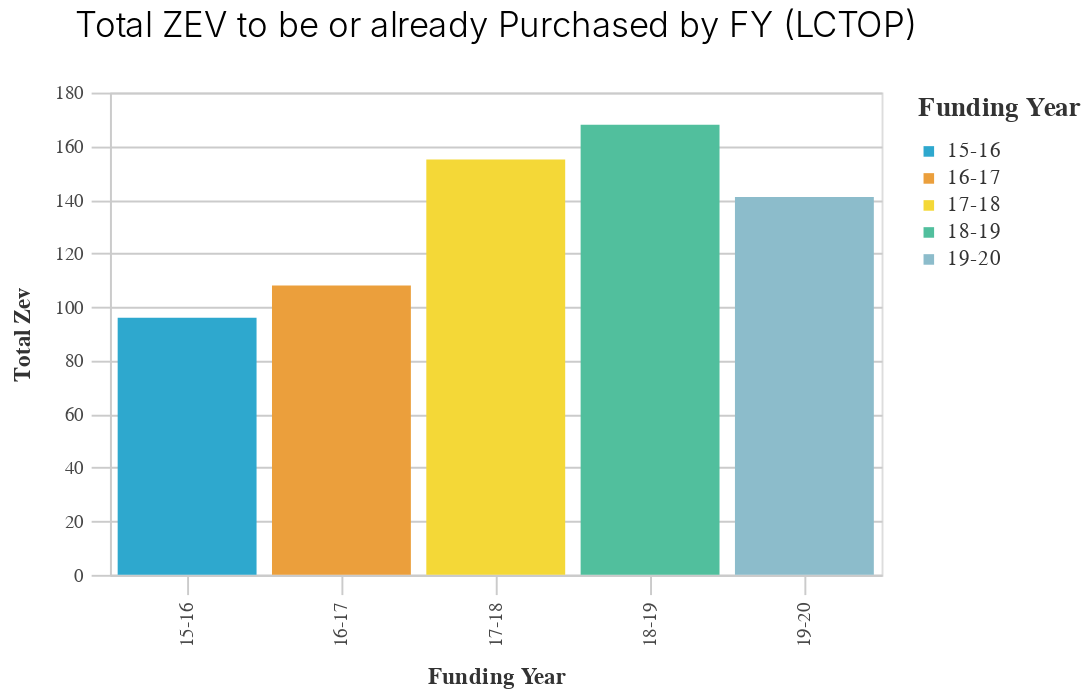

Notebook cell for this chart:
### Code cell
A6_zev.basic_bar_chart(
    lctop_summary.iloc[:-1],
    "Funding Year",
    "Total ZEV",
    "Funding Year",
    "Total ZEV to be or already Purchased by FY (LCTOP)",
)

### Figure 1 — Vega-Lite specification as saved in the notebook (floating-point values rounded to 4 significant figures)
{"config": {"view": {"continuousWidth": 300, "continuousHeight": 300}, "axis": {"domainColor": "#cbcbcb", "grid": true, "gridColor": "#cbcbcb", "gridWidth": 1, "labelColor": "#474747", "labelFont": "Nunito Sans", "labelFontSize": 10, "labelPadding": 4, "tickColor": "#cbcbcb", "tickSize": 10, "titleColor": "#333", "titleFont": "Raleway", "titleFontSize": 12, "titlePadding": 10}, "axisBand": {"grid": false}, "background": "white", "font": "Raleway", "header": {"labelFont": "Nunito Sans", "titleFont": "Raleway"}, "legend": {"labelColor": "#333", "labelFont": "Nunito Sans", "labelFontSize": 11, "labelLimit": 0, "padding": 1, "symbolSize": 30, "symbolType": "square", "titleColor": "#333", "titleFont": "Raleway", "titleFontSize": 14, "titlePadding": 10}, "title": {"anchor": "middle", "font": "Raleway", "fontSize": 18, "fontWeight": 300, "offset": 20}}, "data": {"name": "data-b35d67ce099972865b04d16253bf904c"}, "mark": {"type": "bar"}, "encoding": {"color": {"field": "Funding Year", "legend": {"title": "Funding Year"}, "scale": {"range": ["#2EA8CE", "#EB9F3C", "#F4D837", "#51BF9D", "#8CBCCB", "#9487C0"]}, "type": "nominal"}, "tooltip": [{"field": "Funding Year", "type": "nominal"}, {"field": "Total ZEV", "type": "quantitative"}], "x": {"field": "Funding Year", "title": "Funding Year", "type": "nominal"}, "y": {"field": "Total ZEV", "sort": "-x", "title": "Total Zev", "type": "quantitative"}}, "height": 250, "title": "Total ZEV to be or already Purchased by FY (LCTOP)", "width": 400, "$schema": "https://vega.github.io/schema/vega-lite/v5.8.0.json", "datasets": {"data-b35d67ce099972865b04d16253bf904c": [{"Funding Year": "15-16", "Total Amount Awarded": "$13016240.0", "Total Lctop Funds": "$0.0", "Total ZEV": 96, "Total ZEV Projects": 14, "Total Projects in Cycle": 132, "Percent of Projects that are ZEV Adjacent": 0.1061}, {"Funding Year": "16-17", "Total Amount Awarded": "$4334392.0", "Total Lctop Funds": "$25272395.0", "Total ZEV": 108, "Total ZEV Projects": 14, "Total Projects in Cycle": 126, "Percent of Projects that are ZEV Adjacent": 0.1111}, {"Funding Year": "17-18", "Total Amount Awarded": "$16886202.0", "Total Lctop Funds": "$45609255.0", "Total ZEV": 155, "Total ZEV Projects": 28, "Total Projects in Cycle": 152, "Percent of Projects that are ZEV Adjacent": 0.1842}, {"Funding Year": "18-19", "Total Amount Awarded": "$35225117.0", "Total Lctop Funds": "$71925716.0", "Total ZEV": 168, "Total ZEV Projects": 33, "Total Projects in Cycle": 180, "Percent of Projects that are ZEV Adjacent": 0.1833}, {"Funding Year": "19-20", "Total Amount Awarded": "$23051637.0", "Total Lctop Funds": "$95166924.0", "Total ZEV": 141, "Total ZEV Projects": 36, "Total Projects in Cycle": 166, "Percent of Projects that are ZEV Adjacent": 0.2169}]}}
